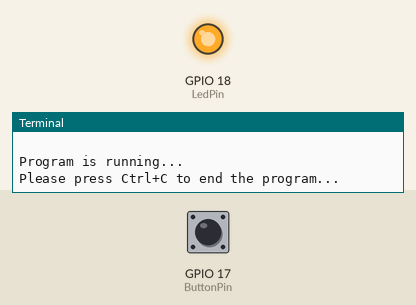
Bench run of a program on a simulated Raspberry Pi (BCM pin numbers). Shown: output pins drawn as LEDs (lit = HIGH), the last lines printed to the terminal. The inputs (shaded band) are chosen by the test bench; at power-on: GPIO 17 (ButtonPin) HIGH.

Above: at 1.2 s.
1.3 s: GPIO 17 (ButtonPin) pulled LOW for 0.15 s
At 2.2 s:
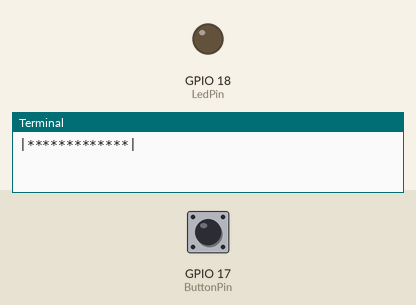
2.9 s: GPIO 17 (ButtonPin) pulled LOW for 1 s
At 3.5 s:
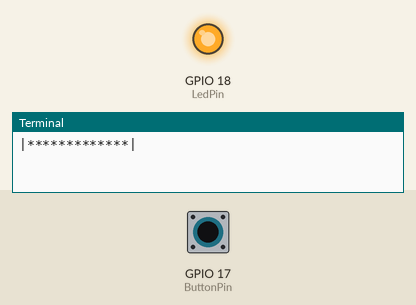
5.4 s: GPIO 17 (ButtonPin) pulled LOW for 3.2 s
At 6.6 s:
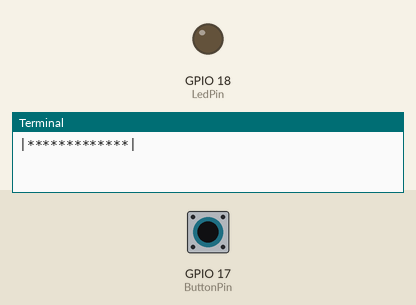
Timing chart, 0 to 8.4 s (numbered marks = the images above; inputs shaded):
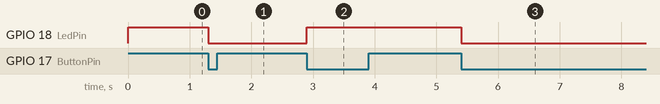

The program:

raspberry_7.py
```python
#!/usr/bin/python
###########################################################################
#Filename      :button_led.py
#Description   :button control led
#Author        :alan
#Website       :www.osoyoo.com
#Update        :2017/06/27
############################################################################

import RPi.GPIO as GPIO
import time

#set BCM_GPIO 17(GPIO0) as button pin
ButtonPin = 17
#set BCM_GPIO 18(GPIO1) as LED pin
LedPin = 18

#set led status to True(OFF)
led_status = True

#print message at the begining ---custom function
def print_message():
    print ('|**********************************|')
    print ('|           Button control LED     |')
    print ('|  ------------------------------  |')
    print ('|        LED Connect to GPIO1      |')
    print ('|       Button Connect to GPIO0    |')
    print ('|  ------------------------------  |')
    print ('|                                  |')
    print ('|                            OSOYOO|')
    print ('|**********************************|\n')
    print ('Program is running...')
    print ('Please press Ctrl+C to end the program...')
    pass

#setup function for some setup---custom function
def setup():
    GPIO.setwarnings(False)
    #set the gpio modes to BCM numbering
    GPIO.setmode(GPIO.BCM)
    #set all LedPin's mode to output,and initial level to HIGH(3.3V)
    GPIO.setup(LedPin,GPIO.OUT,initial=GPIO.HIGH)
    #set ButtonPin's mode to input,and pull up to high(3.3v)
    GPIO.setup(ButtonPin,GPIO.IN,pull_up_down = GPIO.PUD_UP)
    #set up a falling detect on ButtonPin,and callback function to ButtonLed
    GPIO.add_event_detect(ButtonPin,GPIO.FALLING,callback = ButtonLed)
    pass

#define a callback function for button callback
def ButtonLed(ev=None):
    global led_status
    # Switch led status(on-->off; off-->on)
    led_status = not led_status
    GPIO.output(LedPin, led_status)
    if led_status:
        print('|*************|')
        print('|  LED OFF... |')
        print('|*************|')
        print('\n')
    else:
        print('|*************|')
        print('|  ...LED ON  |')
        print('|*************|')
        print('\n')

# Define a main function for main process
def main():
    # Print messages
    print_message()
    while True:
        # Don't do anything.
        time.sleep(1)

# Define a destroy function for clean up everything after
# the script finished
def destroy():
    # Turn off LED
    GPIO.output(LedPin, GPIO.HIGH)
    # Release resource
    GPIO.cleanup()
    pass

# If run this script directly, do:
if __name__ == '__main__':
    setup()
    try:
        main()
    # When 'Ctrl+C' is pressed, the child program
    # destroy() will be  executed.
    except KeyboardInterrupt:
        destroy()
```

Measured:
- after the input at 1.3 s, GPIO 18 (LedPin): HIGH → LOW at once
- after the input at 2.9 s, GPIO 18 (LedPin): LOW → HIGH at once
- after the input at 5.4 s, GPIO 18 (LedPin): HIGH → LOW at once
